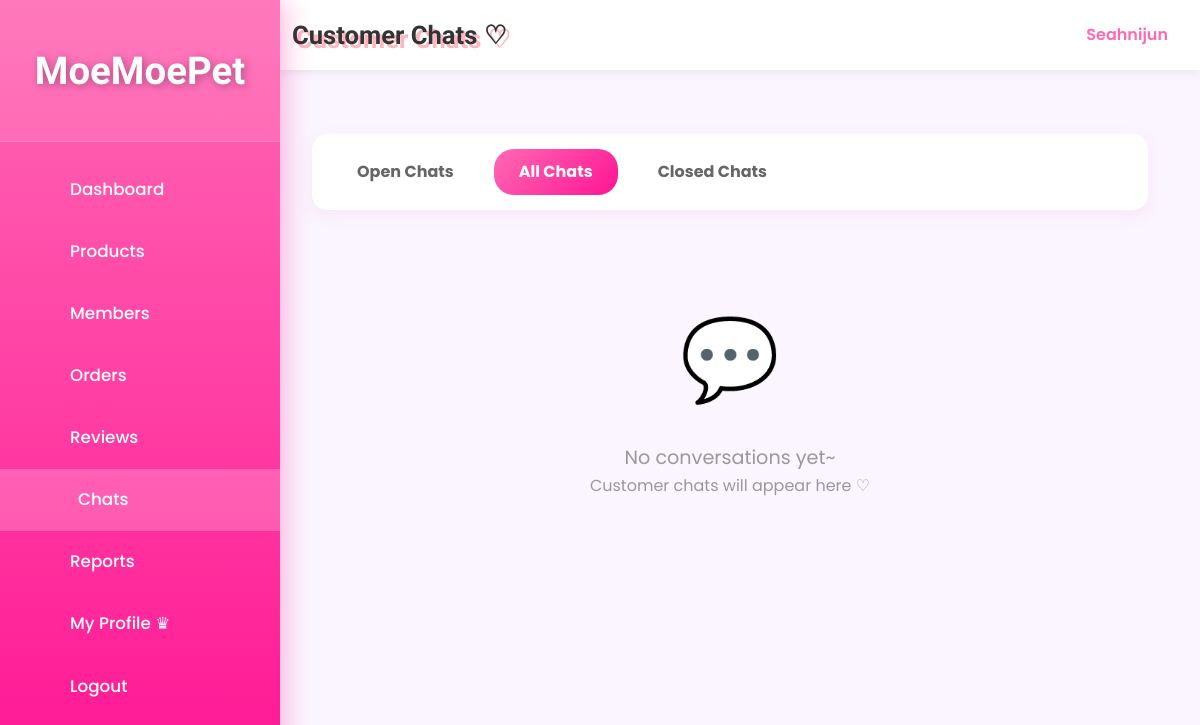
The app's page /admin/chat_list.php?filter=all (signed in), older data.
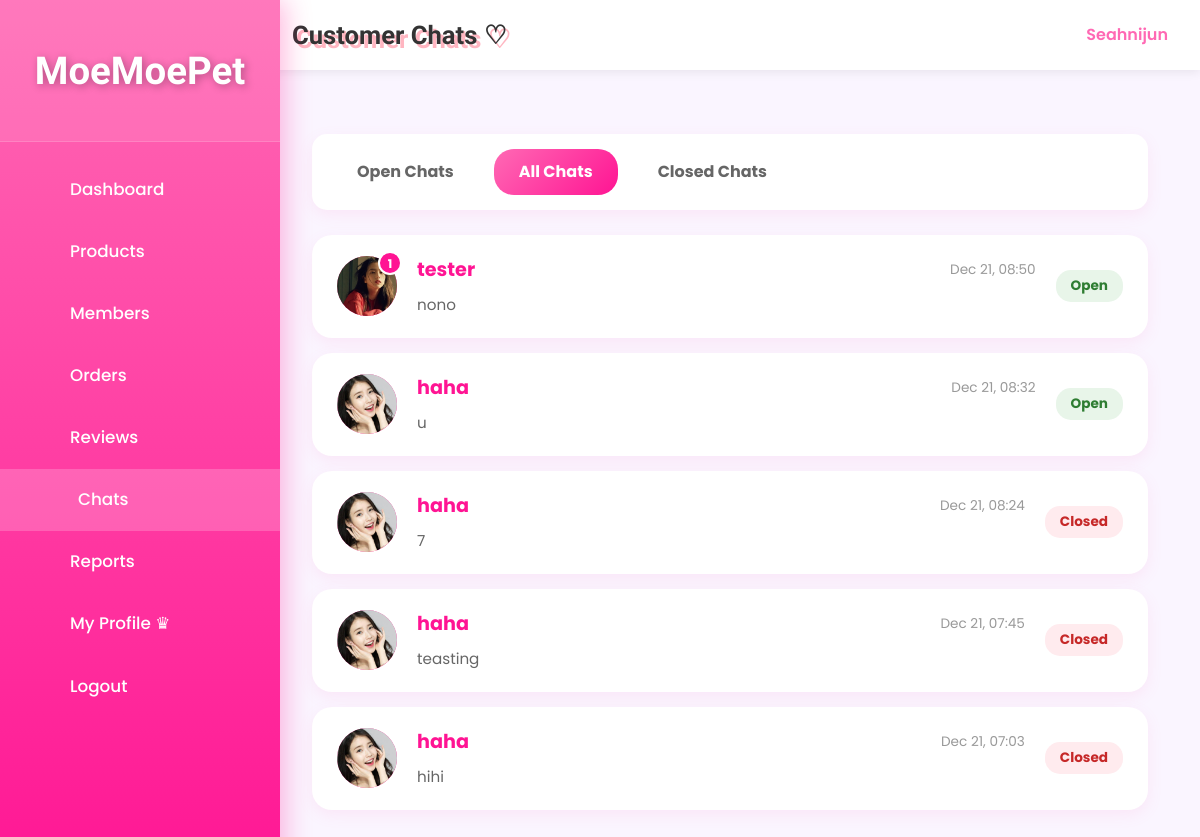
The same page, newer data.
### tables this page shows
CREATE TABLE `chat_conversations` (
  `conversation_id` int(11) NOT NULL,
  `user_id` int(11) NOT NULL,
  `admin_id` int(11) DEFAULT NULL,
  `status` enum('open','closed') DEFAULT 'open',
  `created_at` datetime DEFAULT current_timestamp(),
  `updated_at` datetime DEFAULT current_timestamp() ON UPDATE current_timestamp()
);

CREATE TABLE `users` (
  `id` int(11) NOT NULL,
  `username` varchar(50) NOT NULL,
  `email` varchar(100) NOT NULL,
  `phone` varchar(20) NOT NULL,
  `home_address` varchar(255) NOT NULL,
  `password` varchar(255) NOT NULL,
  `reset_token` varchar(255) DEFAULT NULL,
  `reset_token_expiry` datetime DEFAULT NULL,
  `role` enum('member','admin') NOT NULL DEFAULT 'member',
  `created_at` datetime DEFAULT current_timestamp(),
  `profile_pic` varchar(255) DEFAULT NULL,
  `locked` tinyint(1) DEFAULT 0,
  `lock_reason` varchar(255) DEFAULT NULL,
  `locked_at` datetime DEFAULT NULL
);

### _base.php (called while the page is built, shortened)
<?php
function get($key, $value = null) {
    $value = $_GET[$key] ?? $value;
    return is_array($value) ? array_map('trim', $value) : trim($value);
}
function encode($value) {
    return htmlentities($value);
}
?>

### admin/chat_list.php (the view, shortened to what this page needs)
<?php
require '../_base.php';
$filter = get('filter', 'open');
$where = '1=1';
$sql = "
    SELECT c.*, u.username, u.profile_pic,
           (SELECT COUNT(*) FROM chat_messages
            WHERE conversation_id = c.conversation_id
              AND sender_type = 'member'
              AND is_read = 0) as unread_count,
           (SELECT message FROM chat_messages
            WHERE conversation_id = c.conversation_id
            ORDER BY created_at DESC LIMIT 1) as last_message,
           (SELECT created_at FROM chat_messages
            WHERE conversation_id = c.conversation_id
            ORDER BY created_at DESC LIMIT 1) as last_message_time
    FROM chat_conversations c
    JOIN users u ON c.user_id = u.id
    WHERE $where
    ORDER BY c.updated_at DESC
";
$conversations = $_db->query($sql)->fetchAll();
?>
<!DOCTYPE html>
<html lang="en">
<head>
    <link rel="stylesheet" href="/css/app.css">
</head>
<body>
<div class="admin-layout">
    <aside class="admin-sidebar">
        <div class="logo"><h2>MoeMoePet</h2></div>
        <ul>
            <li><a href="/admin.php"><i class="fas fa-tachometer-alt"></i> Dashboard</a></li>
            <li><a href="/admin/product_list.php"><i class="fas fa-box"></i> Products</a></li>
            <li><a href="/admin/member_list.php"><i class="fas fa-users"></i> Members</a></li>
            <li><a href="/admin/order_list.php"><i class="fas fa-shopping-cart"></i> Orders</a></li>
            <li><a href="/admin/review_list.php"><i class="fas fa-star"></i> Reviews</a></li>
            <li><a href="/admin/chat_list.php" class="active"><i class="fas fa-comments"></i> Chats</a></li>
            <li><a href="/admin/report.php"><i class="fas fa-chart-bar"></i> Reports</a></li>
            <li><a href="/admin/profile.php"><i class="fas fa-user-cog"></i> My Profile ♛</a></li>
            <li><a href="/logout.php"><i class="fas fa-sign-out-alt"></i> Logout</a></li>
        </ul>
    </aside>
    <main class="admin-main">
        <header class="admin-header">
            <h1>Customer Chats ♡</h1>
            <div class="admin-user">
                <span><?= encode($_SESSION['user']) ?></span>
            </div>
        </header>
        <div class="chat-list-container">
            <div class="chat-filters">
                <a href="?filter=open" class="<?= $filter === 'open' ? 'active' : '' ?>">
                    Open Chats
                </a>
                <a href="?filter=all" class="<?= $filter === 'all' ? 'active' : '' ?>">
                    All Chats
                </a>
                <a href="?filter=closed" class="<?= $filter === 'closed' ? 'active' : '' ?>">
                    Closed Chats
                </a>
            </div>
            <?php if (empty($conversations)): ?>
                <div class="empty-state">
                    <div class="empty-state-icon">💬</div>
                    <p style="font-size: 1.2rem;">No conversations yet~</p>
                    <p>Customer chats will appear here ♡</p>
                </div>
            <?php else: ?>
                <?php foreach ($conversations as $conv): ?>
                    <a href="chat_admin.php?id=<?= $conv->conversation_id ?>" class="conversation-card">
                        <div class="conversation-avatar">
                            <?php if ($conv->profile_pic && file_exists('../' . $conv->profile_pic)): ?>
                                <img src="/<?= encode($conv->profile_pic) ?>" alt="<?= encode($conv->username) ?>">
                            <?php else: ?>
                                <?= strtoupper(substr($conv->username, 0, 1)) ?>
                            <?php endif; ?>
                            <?php if ($conv->unread_count > 0): ?>
                                <span class="unread-badge"><?= $conv->unread_count ?></span>
                            <?php endif; ?>
                        </div>
                        <div class="conversation-info">
                            <div class="conversation-header">
                                <span class="conversation-name"><?= encode($conv->username) ?></span>
                                <span class="conversation-time">
                                    <?= $conv->last_message_time ? date('M d, H:i', strtotime($conv->last_message_time)) : date('M d, H:i', strtotime($conv->created_at)) ?>
                                </span>
                            </div>
                            <div class="conversation-last-message">
                                <?= $conv->last_message ? encode($conv->last_message) : 'No messages yet' ?>
                            </div>
                        </div>
                        <span class="conversation-status status-<?= $conv->status ?>">
                            <?= ucfirst($conv->status) ?>
                        </span>
                    </a>
                <?php endforeach; ?>
            <?php endif; ?>
        </div>
    </main>
</div>
</body>
</html>

### admin/chat_list.php (style rules this page uses)
.chat-list-container { max-width: 1200px; margin: 2rem auto; padding: 0 20px; }
.chat-filters { display: flex; gap: 15px; margin-bottom: 25px; padding: 15px 20px; background: white; border-radius: 15px; box-shadow: 0 5px 15px rgba(255,105,180,0.1); }
.chat-filters a { padding: 10px 25px; text-decoration: none; color: #666; border-radius: 20px; font-weight: bold; transition: all 0.3s; }
.chat-filters a.active { background: linear-gradient(135deg, #ff69b4, #ff1493); color: white; }
.conversation-card { background: white; border-radius: 20px; padding: 20px 25px; margin-bottom: 15px; box-shadow: 0 5px 15px rgba(255,105,180,0.1); display: flex; align-items: center; gap: 20px; transition: all 0.3s; cursor: pointer; text-decoration: none; color: inherit; }
.conversation-avatar { width: 60px; height: 60px; border-radius: 50%; background: linear-gradient(135deg, #ff69b4, #ff1493); display: flex; align-items: center; justify-content: center; color: white; font-size: 1.8rem; font-weight: bold; flex-shrink: 0; position: relative; }
.conversation-avatar img { width: 100%; height: 100%; object-fit: cover; border-radius: 50%; }
.unread-badge { position: absolute; top: -5px; right: -5px; background: #ff1493; color: white; border-radius: 50%; width: 24px; height: 24px; display: flex; align-items: center; justify-content: center; font-size: 0.75rem; font-weight: bold; border: 2px solid white; }
.conversation-info { flex: 1; min-width: 0; }
.conversation-header { display: flex; justify-content: space-between; align-items: center; margin-bottom: 8px; }
.conversation-name { font-size: 1.2rem; font-weight: bold; color: #ff1493; }
.conversation-time { font-size: 0.85rem; color: #999; }
.conversation-last-message { color: #666; font-size: 0.95rem; white-space: nowrap; overflow: hidden; text-overflow: ellipsis; }
.conversation-status { padding: 5px 15px; border-radius: 15px; font-size: 0.85rem; font-weight: bold; }
.status-open { background: #e8f5e9; color: #2e7d32; }
.status-closed { background: #ffebee; color: #c62828; }
.empty-state { text-align: center; padding: 60px 20px; color: #999; }
.empty-state-icon { font-size: 5rem; margin-bottom: 20px; }

Row changes from the older to the newer data that the page shows:
added chat_conversations: user.profile_pic (picture), unread_count "1", user.username "tester", last_message_time "Dec 21, 08:50", last_message "nono", status "Open"
added chat_conversations: user.profile_pic (picture), user.username "haha", last_message_time "Dec 21, 08:32", last_message "u", status "Open"
added chat_conversations: user.profile_pic (picture), user.username "haha", last_message_time "Dec 21, 08:24", last_message "7", status "Closed"
added chat_conversations: user.profile_pic (picture), user.username "haha", last_message_time "Dec 21, 07:45", last_message "teasting", status "Closed"
added chat_conversations: user.profile_pic (picture), user.username "haha", last_message_time "Dec 21, 07:03", last_message "hihi", status "Closed"
Text that changed along with them:
text no longer shown: "💬 No conversations yet~ Customer chats will appear here ♡"
